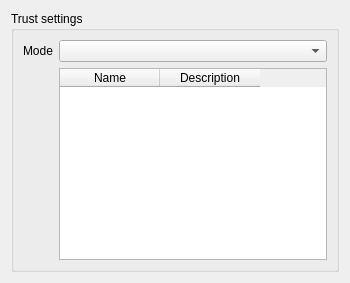
<?xml version="1.0" encoding="UTF-8"?>
<ui version="4.0">
 <class>trustaccount</class>
 <widget class="QWidget" name="trustaccount">
  <property name="geometry">
   <rect>
    <x>0</x>
    <y>0</y>
    <width>350</width>
    <height>283</height>
   </rect>
  </property>
  <property name="windowTitle">
   <string>Trust account</string>
  </property>
  <layout class="QGridLayout" name="gridLayout_3">
   <item row="0" column="0">
    <widget class="QGroupBox" name="groupBox">
     <property name="title">
      <string>Trust settings</string>
     </property>
     <layout class="QVBoxLayout" name="verticalLayout_2">
      <property name="margin">
       <number>9</number>
      </property>
      <item>
       <layout class="QVBoxLayout" name="verticalLayout">
        <property name="topMargin">
         <number>0</number>
        </property>
        <item>
         <layout class="QFormLayout" name="formLayout">
          <property name="margin">
           <number>0</number>
          </property>
          <item row="0" column="0">
           <widget class="QLabel" name="label">
            <property name="text">
             <string>Mode</string>
            </property>
           </widget>
          </item>
          <item row="0" column="1">
           <widget class="QComboBox" name="comboBox"/>
          </item>
          <item row="1" column="1">
           <widget class="QTableWidget" name="tableWidget">
            <column>
             <property name="text">
              <string comment="uid">Name</string>
             </property>
            </column>
            <column>
             <property name="text">
              <string comment="description">Description</string>
             </property>
            </column>
           </widget>
          </item>
         </layout>
        </item>
       </layout>
      </item>
     </layout>
    </widget>
   </item>
  </layout>
 </widget>
 <resources/>
 <connections>
  <connection>
   <sender>comboBox</sender>
   <signal>editTextChanged(QString)</signal>
   <receiver>trustaccount</receiver>
   <slot>property_trustModel()</slot>
   <hints>
    <hint type="sourcelabel">
     <x>201</x>
     <y>49</y>
    </hint>
    <hint type="destinationlabel">
     <x>174</x>
     <y>141</y>
    </hint>
   </hints>
  </connection>
  <connection>
   <sender>tableWidget</sender>
   <signal>cellActivated(int,int)</signal>
   <receiver>trustaccount</receiver>
   <slot>property_accessTo()</slot>
   <hints>
    <hint type="sourcelabel">
     <x>201</x>
     <y>164</y>
    </hint>
    <hint type="destinationlabel">
     <x>174</x>
     <y>141</y>
    </hint>
   </hints>
  </connection>
 </connections>
 <slots>
  <slot>property_trustModel()</slot>
  <slot>property_accessTo()</slot>
 </slots>
</ui>
